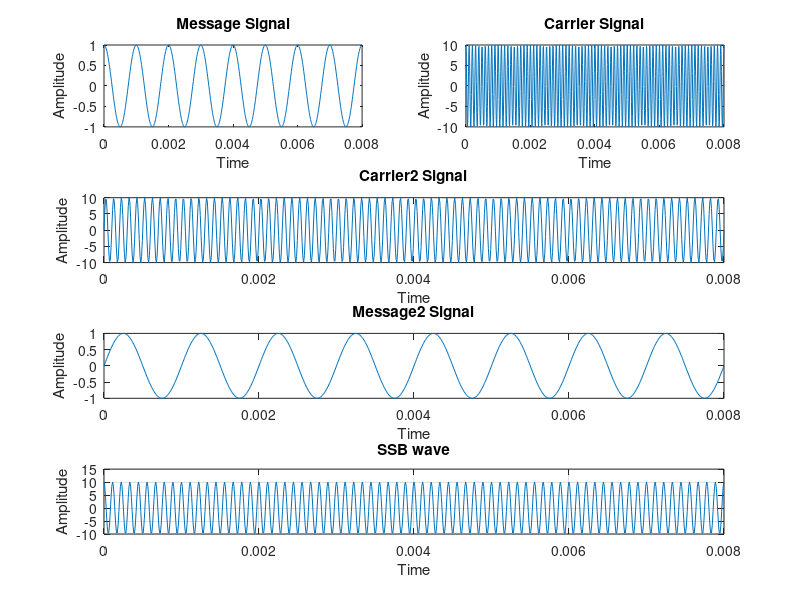

Here is the MATLAB script that generated this plot:
%Abdullah Moheb Ibrahim
%1170330

clc
clear

%------ Givens -------
Fm=1000;
Ac=10;
Fc=10^6;
Am=1;

tm=1/Fm;
tc=1/Fc;
n=0:tm/99:8*tm;
m=Am*cos(2*pi*Fm*n);
c=Ac*cos(2*pi*Fc*n);
c1=Ac*sin(2*pi*Fc*n);
mh=Am*sin(2*pi*Fm*n);

subplot(4,2,1); plot(n,m);
xlabel('Time');
ylabel('Amplitude');
title('Message Signal');

subplot(4,2,2); plot(n,c);
xlabel('Time');
ylabel('Amplitude');
title('Carrier Signal');

subplot(4,1,2); plot(n,c1);
xlabel('Time');
ylabel('Amplitude');
title('Carrier2 Signal');

subplot(4,1,3); plot(n,mh);
xlabel('Time');
ylabel('Amplitude');
title('Message2 Signal');

ssbb=(m.*c)+(mh.*c1);
subplot(4,1,4);
plot(n,ssbb);
xlabel('Time');
ylabel('Amplitude');
title('SSB wave');
grid on;


